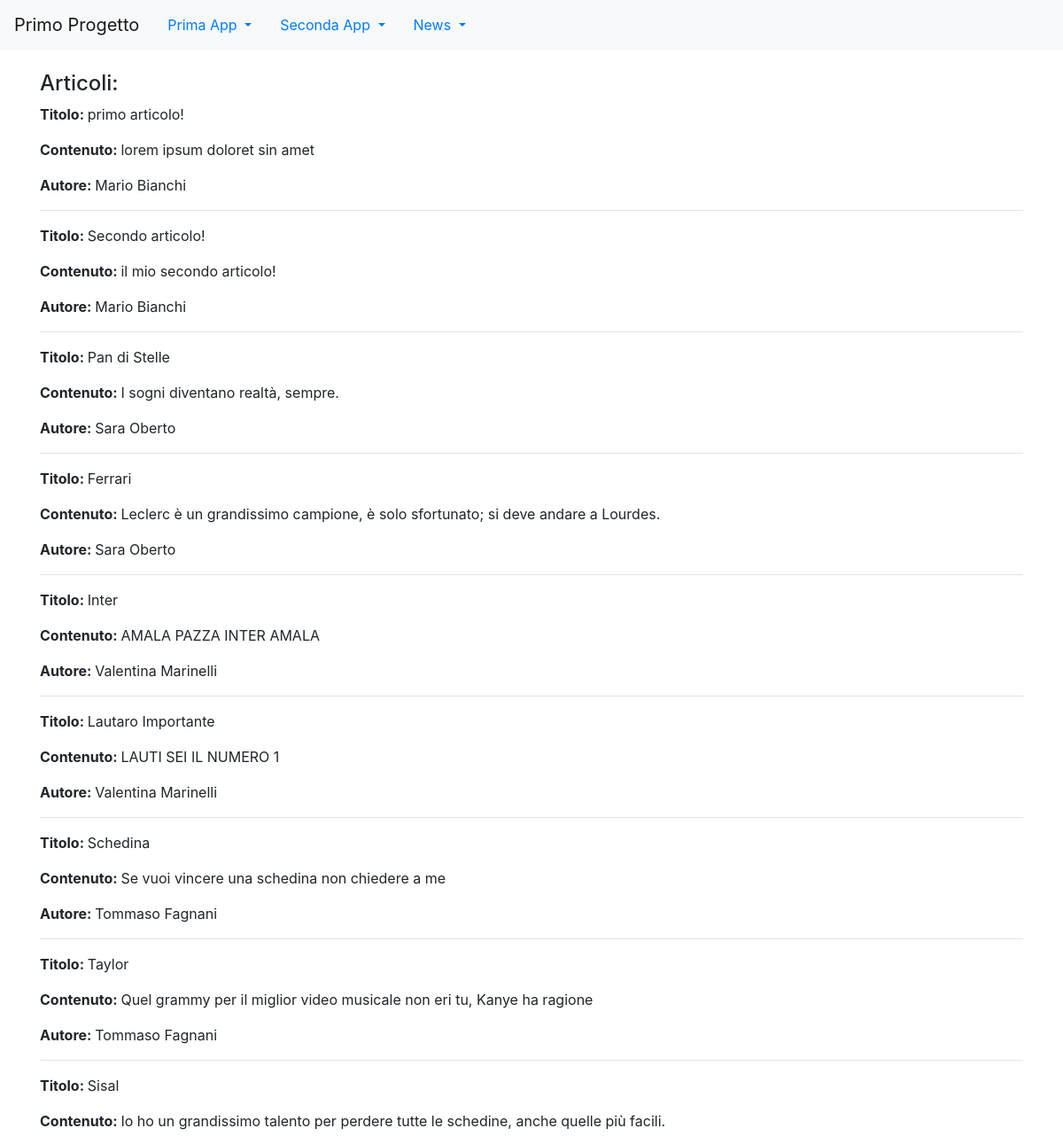
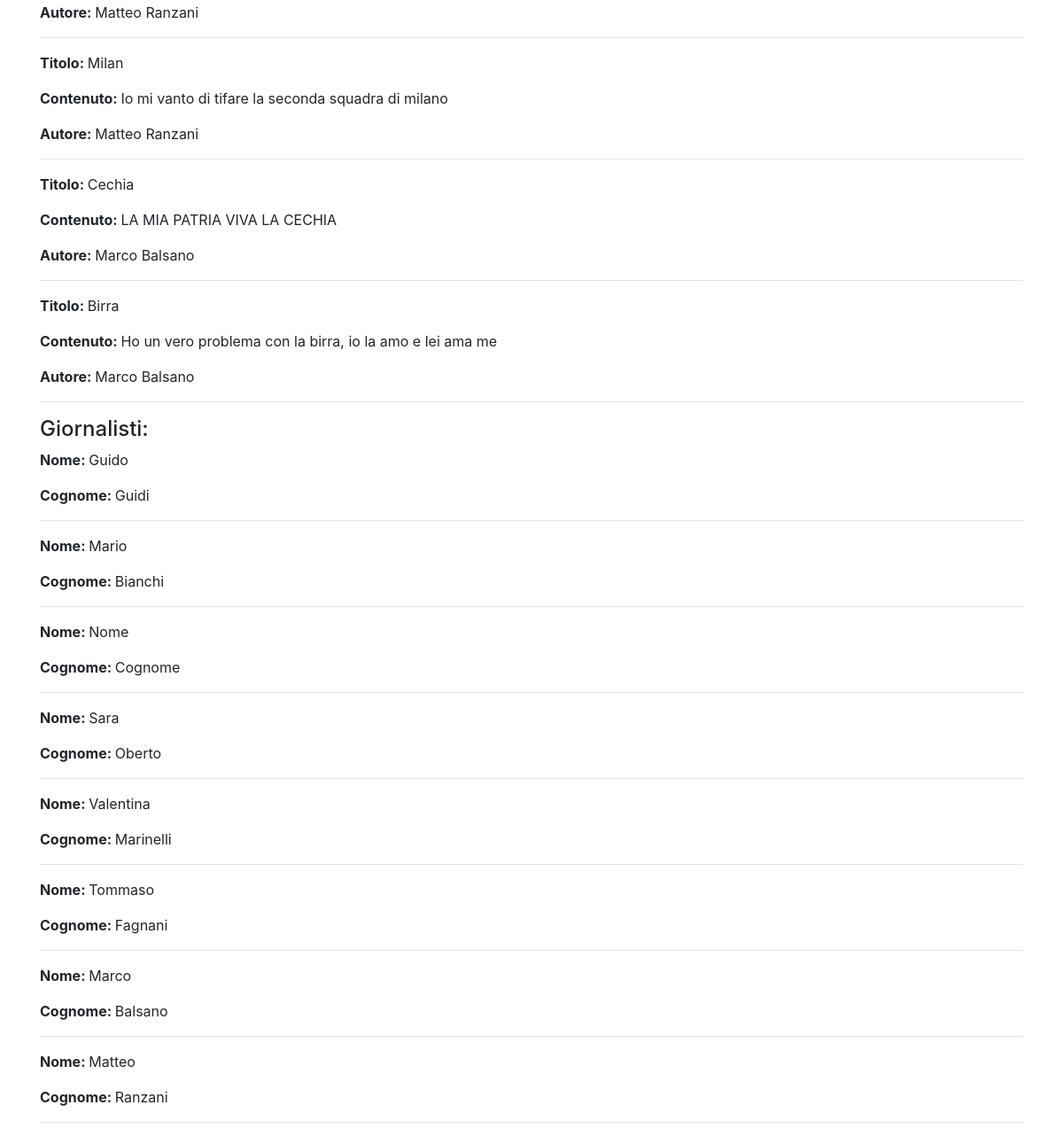
Screenshot of /news/homepage_news with the database file from the repository (2 pictures, top to bottom).
### news/models.py (models this page shows)
class Articolo(models.Model):
    titolo = models.CharField(max_length=100) #questo campo necessita del parametro obbligatorio
    contenuto = models.TextField()
    giornalista = models.ForeignKey(Giornalista, on_delete=models.CASCADE, related_name="articoli")
    data = models.DateField(blank=True)
    visualizzazioni = models.IntegerField(default=0,blank=True)
    def __str__(self):
        return self.titolo
    class Meta:
        verbose_name = "Articolo"
        verbose_name_plural = "Articoli"

class Giornalista(models.Model):
    nome = models.CharField(max_length=20)
    cognome = models.CharField(max_length=20)
    anno_di_nascita = models.DateField(blank=True)
    def __str__(self):
        return self.nome + " " + self.cognome
    class Meta:
        verbose_name = "Giornalista"
        verbose_name_plural = "Giornalisti"

### news/views.py (the view)
# urls.py: path("homepage_news", home, name="homepage_news"),
def home(request):
    """a = []
    g = []
    for art in Articolo.objects.all():
        a.append(art.titolo)

    for gio in Giornalista.objects.all():
        g.append(gio.nome)

    response = str(a) + "<br>" + str(g)
    print(response)

    return HttpResponse("<h1>" + response + "</h1>")"""
    articoli = Articolo.objects.all()
    giornalisti = Giornalista.objects.all()
    context = {"articoli": articoli, "giornalisti": giornalisti}
    print(context)
    return render(request, "homepage_news.html", context)

### news/templates/homepage_news.html (shortened to what this page needs)
{% extends 'base.html'%}
{%block content%}
 <h4>Articoli:</h4>
    {% for articolo in articoli %}
        <p><strong>Titolo: </strong>{{articolo.titolo}}</p>
        <p><strong>Contenuto: </strong>{{articolo.contenuto}}</p>
        <p><strong>Autore: </strong>{{articolo.giornalista}}</p>
        <hr>
    {% endfor %}
 <h4>Giornalisti:</h4>
    {% for giornalista in giornalisti %}
        <p><strong>Nome: </strong>{{giornalista.nome}}</p>
        <p><strong>Cognome: </strong>{{giornalista.cognome}}</p>
        <hr>
    {% endfor %}
{%endblock content%}

### rows the page displays
Articolo: titolo "primo articolo!", contenuto "lorem ipsum doloret sin amet", giornalista "Mario Bianchi"
Articolo: titolo "Secondo articolo!", contenuto "il mio secondo articolo!", giornalista "Mario Bianchi"
Articolo: titolo "Pan di Stelle", contenuto "I sogni diventano realtà, sempre.", giornalista "Sara Oberto"
Articolo: titolo "Ferrari", contenuto "Leclerc è un grandissimo campione, è solo sfortunato; si deve andare a Lourdes.", giornalista "Sara Oberto"
Articolo: titolo "Inter", contenuto "AMALA PAZZA INTER AMALA", giornalista "Valentina Marinelli"
Articolo: titolo "Lautaro Importante", contenuto "LAUTI SEI IL NUMERO 1", giornalista "Valentina Marinelli"
Articolo: titolo "Schedina", contenuto "Se vuoi vincere una schedina non chiedere a me", giornalista "Tommaso Fagnani"
Articolo: titolo "Taylor", contenuto "Quel grammy per il miglior video musicale non eri tu, Kanye ha ragione", giornalista "Tommaso Fagnani"
Articolo: titolo "Sisal", contenuto "Io ho un grandissimo talento per perdere tutte le schedine, anche quelle più facili.", giornalista "Matteo Ranzani"
Articolo: titolo "Milan", contenuto "Io mi vanto di tifare la seconda squadra di milano", giornalista "Matteo Ranzani"
Articolo: titolo "Cechia", contenuto "LA MIA PATRIA VIVA LA CECHIA", giornalista "Marco Balsano"
Articolo: titolo "Birra", contenuto "Ho un vero problema con la birra, io la amo e lei ama me", giornalista "Marco Balsano"
Giornalista: nome "Guido", cognome "Guidi"
Giornalista: nome "Mario", cognome "Bianchi"
Giornalista: nome "Nome", cognome "Cognome"
Giornalista: nome "Sara", cognome "Oberto"
Giornalista: nome "Valentina", cognome "Marinelli"
Giornalista: nome "Tommaso", cognome "Fagnani"
Giornalista: nome "Marco", cognome "Balsano"
Giornalista: nome "Matteo", cognome "Ranzani"
